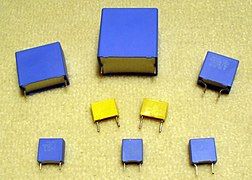
#> input picture rv seminarski/kondenzatori.jpg, 252 x 180 px
$ python main2.py   (older library calls are emulated)
#> lines starting #> are read from the running program, lines starting #| are printed output that depends on the picture; after the words box and inside, x2 and y2 are one past the last pixel; in counts of white or black regions, pixels touching at a corner belong together
#!/usr/bin/env python3
# -*- coding: utf-8 -*-
"""
Created on Thu Jun 20 15:21:37 2024

@author: zorin
"""

# -*- coding: utf-8 -*-
"""
Bacteria counter

    Counts blue and white bacteria on a Petri dish

    python bacteria_counter.py -i [imagefile] -o [imagefile]

@author: Alvaro Sebastian (www.sixthresearcher.com)
"""

# import the necessary packages
import numpy as np
import cv2


# dict to count colonies
counter = {}

# load the image
image_orig = cv2.imread("kondenzatori.jpg")
#> image_orig is the input picture: shape (180, 252, 3); mean B, G, R 144.9, 190.9, 193.5
height_orig, width_orig = image_orig.shape[:2]
#> height_orig = 180; width_orig = 252

# output image with contours
image_contours = image_orig.copy()

# DETECTING BLUE AND WHITE CAPACITORS
colors = ['blue', 'yellow']
for color in colors:

    # copy of original image
    image_to_process = image_orig.copy()

    # initializes counter
    counter[color] = 0

    # define NumPy arrays of color boundaries (GBR vectors)
    if color == 'blue':
        lower = np.array([ 60, 100,  20])
        upper = np.array([170, 255, 150])
    elif color == 'yellow':
        lower = np.array([ 50,  100,  100])
        upper = np.array([100, 255,  255])

    # find the colors within the specified boundaries
    image_mask = cv2.inRange(image_to_process, lower, upper)
    # apply the mask
    image_res = cv2.bitwise_and(image_to_process, image_to_process, mask = image_mask)

    ## load the image, convert it to grayscale, and blur it slightly
    image_gray = cv2.cvtColor(image_res, cv2.COLOR_BGR2GRAY)
    image_gray = cv2.GaussianBlur(image_gray, (5,5), 0)

    # perform edge detection, then perform a dilation + erosion to close gaps in between object edges
    image_edged = cv2.Canny(image_gray, 50, 100)
    image_edged = cv2.dilate(image_edged, None, iterations=1)
    image_edged = cv2.erode(image_edged, None, iterations=1)

    # find contours in the edge map
    cnts = cv2.findContours(image_edged.copy(), cv2.RETR_EXTERNAL, cv2.CHAIN_APPROX_SIMPLE)[0]
    # cnts = cnts[0] if imutils.is_cv2() else cnts[1]

    # loop over the contours individually
    for c in cnts:

        # if the contour is not sufficiently large, ignore it
        if cv2.contourArea(c) < 5:
            continue

        # compute the Convex Hull of the contour

        hull = cv2.convexHull(c)

        if color == 'blue':
# 			prints contours in red color
            cv2.drawContours(image_contours,[hull],0,(0,0,255),1)
        elif color == 'white':
            # prints contours in green color
            cv2.drawContours(image_contours,[hull],0,(0,255,0),1)

        counter[color] += 1
        # cv2.putText(image_contours, "{:.0f}".format(cv2.contourArea(c)), (int(hull[0][0][0]), int(hull[0][0][1])), cv2.FONT_HERSHEY_SIMPLEX, 0.65, (255, 255, 255), 2)

    # Print the number of colonies of each color
    print("{} {} capacitors".format(counter[color],color))
#> this loop made 2 passes
#> pass 1, `image_mask = cv2.inRange(image_to_process, lower, upper)`:
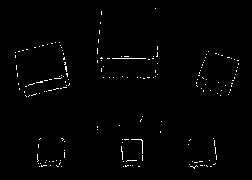
#> image_mask: shape (180, 252); 1.1% white in thin lines or dots, all inside (x1, y1, x2, y2) = (15, 8, 239, 169)
#> pass 1, `image_gray = cv2.GaussianBlur(image_gray, (5,5), 0)`:
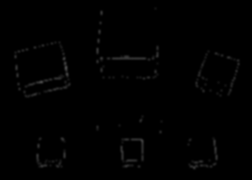
#> image_gray: shape (180, 252); min 0, max 68, mean 1.3
#> after the loop:
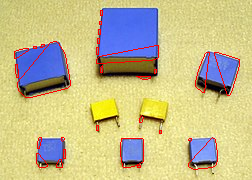
#> image_contours: shape (180, 252, 3); 2.32% of pixels changed, all inside (x1, y1, x2, y2) = (14, 10, 240, 170)
#> after the loop:
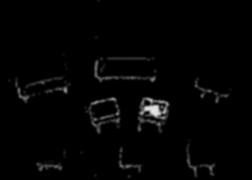
#> image_gray: shape (180, 252); min 0, max 228, mean 3.9
#> after the loop:
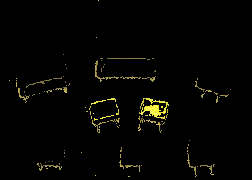
#> image_res: shape (180, 252, 3); mean B, G, R 1.8, 4.1, 4.4
#> after the loop, counter = {'blue': 28, 'yellow': 13}

# Writes the output image
cv2.imwrite("out.png",image_contours)

$ run again, with rv seminarski/sp2.jpg copied over rv seminarski/kondenzatori.jpg
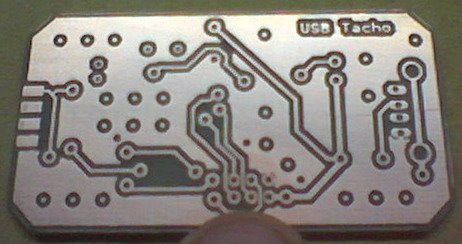
#> input picture rv seminarski/sp2.jpg, 462 x 244 px
#> image_orig is the input picture: shape (244, 462, 3); mean B, G, R 122.7, 128.9, 133.8
#> the loop `for color in colors:` made 2 passes
#> pass 1, `image_mask = cv2.inRange(image_to_process, lower, upper)`:
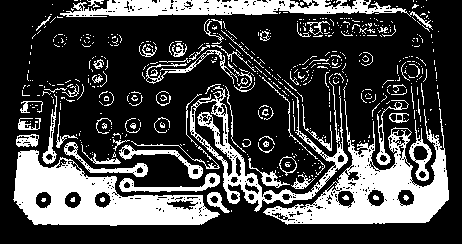
#> image_mask: shape (244, 462); 27.3% white; 567 white regions (485 under 20 px), largest, box (x1, y1, x2, y2) and area: (13, 150, 220, 226) 7610, (263, 99, 449, 225) 7323, (60, 0, 433, 30) 3840
#> after the loop `for color in colors:`:
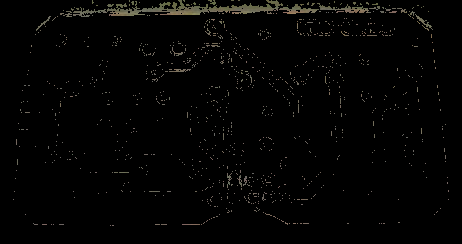
#> image_res: shape (244, 462, 3); mean B, G, R 3, 3.6, 3.8
#> after the loop `for color in colors:`: counter = {'blue': 31, 'yellow': 131}
